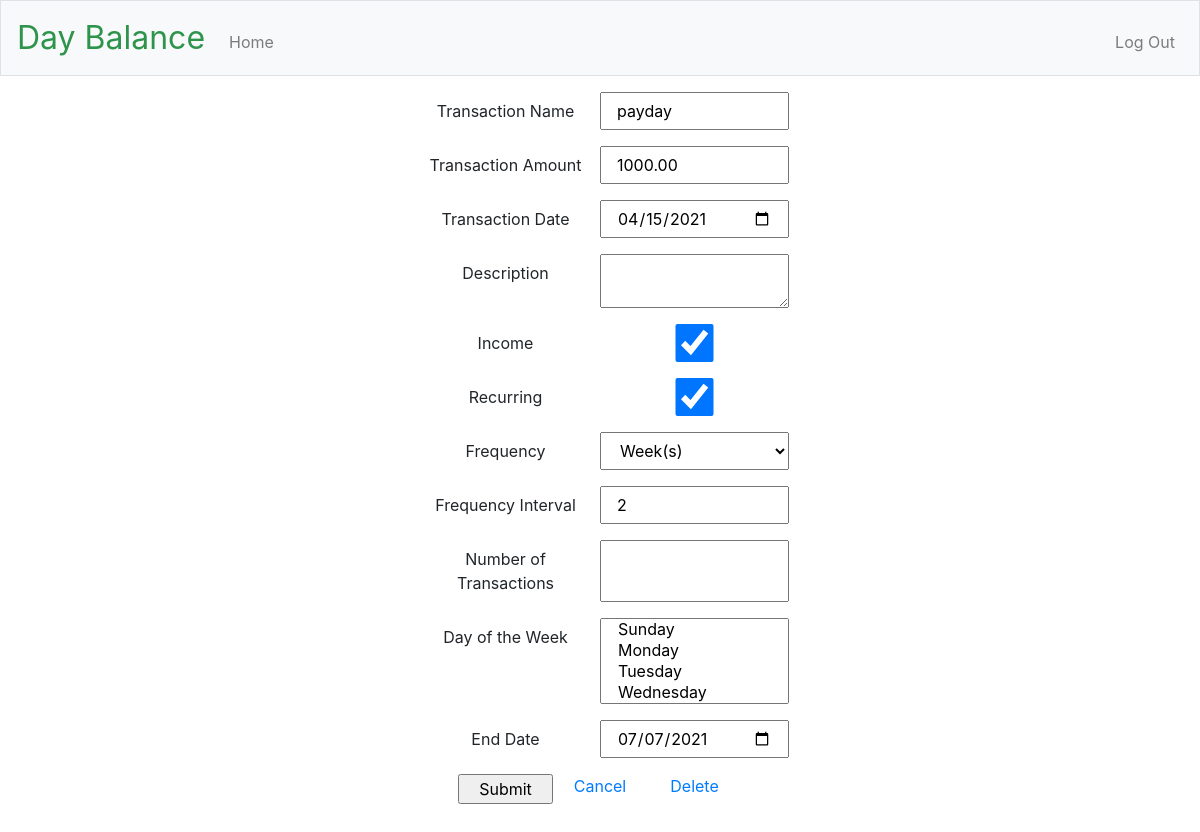
/edit/5 (signed in), run on the app's committed database.
### app/models.py (models this page shows, shortened)
class Transaction(app.db.Model):
    id = app.db.Column(app.db.Integer, primary_key=True)
    title = app.db.Column(app.db.String(40), nullable=False)
    date = app.db.Column(app.db.Date, nullable=False)
    amount = app.db.Column(app.db.Integer, nullable=False)
    description = app.db.Column(app.db.String(200))
    income = app.db.Column(app.db.Boolean)
    is_recurring = app.db.Column(app.db.Boolean)
    freq = app.db.Column(app.db.String(8))  # DAILY, WEEKLY, MONTHLY, YEARLY
    interval = app.db.Column(app.db.Integer)
    mon = app.db.Column(app.db.Boolean)
    tue = app.db.Column(app.db.Boolean)
    wed = app.db.Column(app.db.Boolean)
    thu = app.db.Column(app.db.Boolean)
    fri = app.db.Column(app.db.Boolean)
    sat = app.db.Column(app.db.Boolean)
    sun = app.db.Column(app.db.Boolean)
    count = app.db.Column(app.db.Integer)  # number of occurrences
    until = app.db.Column(app.db.Date)     # recurrence end date
    rrule_string = app.db.Column(app.db.String(100))
    transaction_exceptions = app.db.relationship(
        'TransactionException',
        backref='transaction',
        lazy='dynamic',
    )
    user_id = app.db.Column(
        app.db.Integer,
        app.db.ForeignKey('user.id'),
        nullable=False,
    )
    day_names = ['MO', 'TU', 'WE', 'TH', 'FR', 'SA', 'SU']
    day_variables = [mon, tue, wed, thu, fri, sat, sun]
    freq_values = {
        'DAILY': rrule.DAILY,
        'WEEKLY': rrule.WEEKLY,
        'MONTHLY': rrule.MONTHLY,
        'YEARLY': rrule.YEARLY,
    }
    def return_amount(self):
        return (self.amount / 100)
    def return_byweekday(self):
        byweekday = []
        for i in range(len(self.day_variables)):
            if self.day_variables[i] is True:
                byweekday.append(self.day_names[i])
        return byweekday

### app/main/routes.py (the view)
@bp.route("/edit/<int:transaction_id>", methods=["GET", "POST"])
@login_required
def edit_transaction(transaction_id):
    form = TransactionForm(request.form)
    edited_transaction = Transaction.query.filter_by(id=transaction_id).one()
    if request.method == 'POST' and form.validate():
        edited_transaction.title = form.title.data
        edited_transaction.date = form.date.data
        edited_transaction.description = form.description.data
        edited_transaction.income = form.income.data
        edited_transaction.is_recurring = form.is_recurring.data
        edited_transaction.freq = form.freq.data
        edited_transaction.interval = form.interval.data
        edited_transaction.count = form.count.data
        edited_transaction.until = form.until.data
        edited_transaction.set_amount(form.amount.data)
        if form.is_recurring.data:
            edited_transaction.set_recurring(form.byweekday.data)
        db.session.commit()
        flash("Your changes have been saved.")
        return redirect(url_for("main.index"))
    elif request.method == 'GET':
        form.title.data = edited_transaction.title
        form.date.data = edited_transaction.date
        form.description.data= edited_transaction.description
        form.income.data = edited_transaction.income
        form.is_recurring.data = edited_transaction.is_recurring
        form.freq.data = edited_transaction.freq
        form.interval.data = edited_transaction.interval
        form.count.data = edited_transaction.count
        form.until.data = edited_transaction.until
        form.amount.data = edited_transaction.return_amount()
        if edited_transaction.is_recurring:
            form.byweekday.data = edited_transaction.return_byweekday()
    return render_template(
        "edit_transaction.html",
        title = "Edit Transaction",
        form = form,
        transaction_id = edited_transaction.id,
    )

### app/models.py (called while the page is built)
@app.login.user_loader
def load_user(id):
    return User.query.get(int(id))

### app/templates/edit_transaction.html (shortened to what this page needs)
{% extends "layout.html" %}
{% block main %}
    <form action="/edit/{{ transaction_id }}" method="POST">
        <div class="form-group row justify-content-center">
            {{ form.title.label(class="col-sm-2 col-form-label") }}
            {{ form.title(class="col-sm-2") }}
        </div>
        <div class="form-group row justify-content-center">
            {{ form.amount.label(class="col-sm-2 col-form-label") }}
            {{ form.amount(class="col-sm-2") }}
        </div>
        <div class="form-group row justify-content-center">
            {{ form.date.label(class="col-sm-2 col-form-label") }}
            {{ form.date(class="col-sm-2") }}
        </div>
        <div class="form-group row justify-content-center">
            {{ form.description.label(class="col-sm-2 col-form-label") }}
            {{ form.description(class="col-sm-2") }}
        </div>
        <div class="form-group row justify-content-center">
            {{ form.income.label(class="col-sm-2 col-form-label") }}
            {{ form.income(class="col-sm-2") }}
        </div>
        <div class="form-group row justify-content-center">
            {{ form.is_recurring.label(class="col-sm-2 col-form-label") }}
            {{ form.is_recurring(class="col-sm-2") }}
        </div>
        <div class="form-group row justify-content-center">
            {{ form.freq.label(class="col-sm-2 col-form-label") }}
            {{ form.freq(class="col-sm-2") }}
        </div>
        <div class="form-group row justify-content-center">
            {{ form.interval.label(class="col-sm-2 col-form-label") }}
            {{ form.interval(class="col-sm-2") }}
        </div>
        <div class="form-group row justify-content-center">
            {{ form.count.label(class="col-sm-2 col-form-label") }}
            {{ form.count(class="col-sm-2") }}
        </div>
        <div class="form-group row justify-content-center">
            {{ form.byweekday.label(class="col-sm-2 col-form-label") }}
            {{ form.byweekday(class="col-sm-2") }}
        </div>
        <div class="form-group row justify-content-center">
            {{ form.until.label(class="col-sm-2 col-form-label") }}
            {{ form.until(class="col-sm-2") }}
        </div>
        <div class="form-group row justify-content-center">
            {{ form.submit(class="col-1") }}
            <div class="col-1">
                <a href="{{ url_for('main.index') }}">Cancel</a>
            </div>
            <div class="col-1">
                <a href="{{ url_for('main.delete_transaction',transaction_id = transaction_id) }}">Delete</a>
            </div>
        </div>
    </form>
{% endblock %}

### data on the page
Transaction: title "payday", amount "1000.00", date "04/15/2021", income "☑", is_recurring "☑", freq "Week(s)", interval "2", until "07/07/2021"
